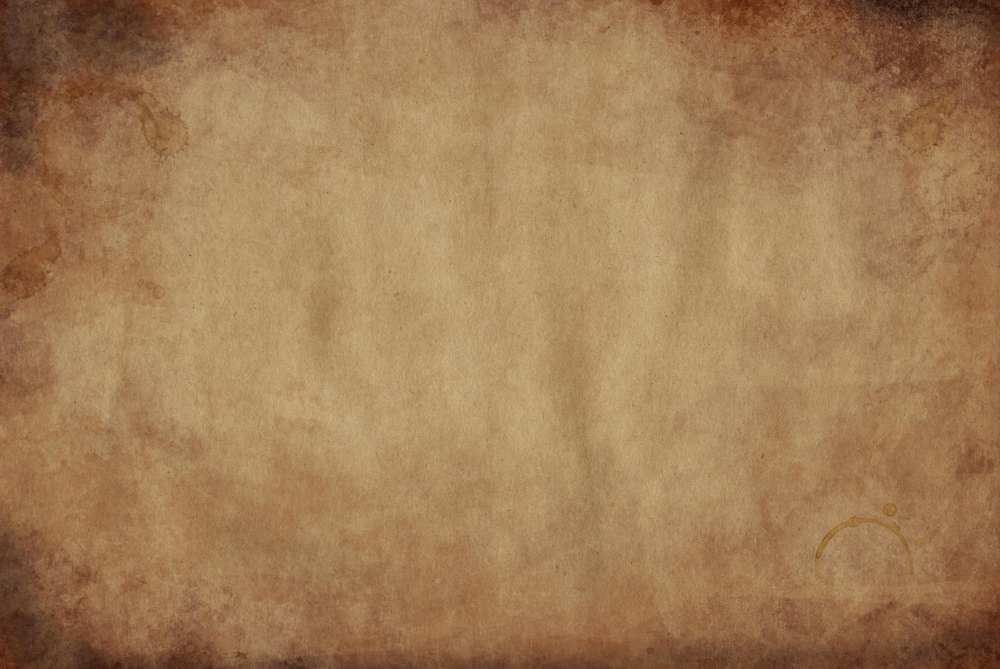
#> input picture old_paper_texture.jpg, 3000 x 2005 px (shown at 1/3 size)
$ python create_image.py
#> lines starting #> are read from the running program, lines starting #| are printed output that depends on the picture
from PIL import Image, ImageDraw, ImageFont, ImageEnhance
import os


# Wrap text to fit within bounds
def wrap_text(text, font, max_width, draw):
    words = text.split()
    lines = []
    current_line = []
    for word in words:
        test_line = ' '.join(current_line + [word])
        text_width = draw.textlength(test_line, font=font)
        if text_width <= max_width:
            current_line.append(word)
        else:
            lines.append(' '.join(current_line))
            current_line = [word]
    if current_line:
        lines.append(' '.join(current_line))
    return lines


def create_image(quote):
    img = Image.open('old_paper_texture.jpg').convert('RGB')
#> img is the input picture: PIL image 3000x2005 RGB; mean R, G, B 161.5, 125, 85.4
    #draw = ImageDraw.Draw(img)
    img = img.resize((1080, 1080))
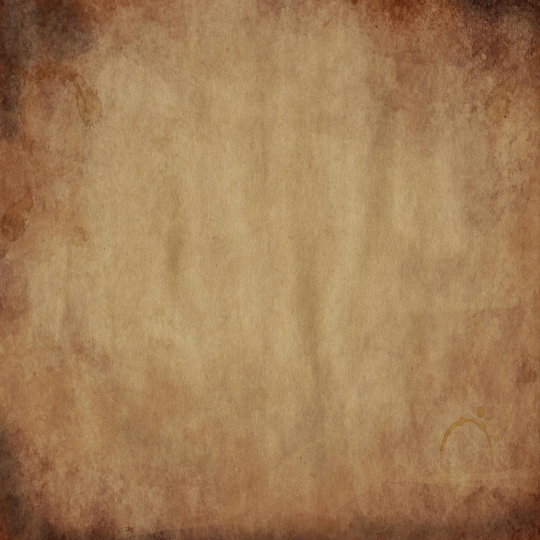
#> img: PIL image 1080x1080 RGB (shown at 1/2 size); mean R, G, B 161.5, 125, 85.4
    font_size = 60
    try:
        font = ImageFont.truetype("DejaVuSans.ttf", font_size)
    except:
        font = ImageFont.load_default()

    text_color = (50, 30, 10)  # Dark brown for vintage look

    # Create a drawable image
    combined = img.copy()
    draw = ImageDraw.Draw(combined)

    # Wrap the quote and calculate position
    max_text_width = combined.width - 100
#> max_text_width = 980
    wrapped_text = wrap_text(quote, font, max_text_width, draw)
#> wrapped_text = ['If you believe you can, you can.', "If you believe you can't, then,", "well you can't. - Celestine Chua"]

    # Calculate total text height
    text_height = sum(draw.textbbox((0, 0), line, font=font)[3] - draw.textbbox((0, 0), line, font=font)[1] for line in wrapped_text)
#> text_height = 174
    text_y = (combined.height - text_height) // 2
#> text_y = 453

    # Draw the wrapped text
    for line in wrapped_text:
        text_width = draw.textlength(line, font=font)
        text_x = (combined.width - text_width) // 2
        draw.text((text_x, text_y), line, font=font, fill=text_color)
        text_y += draw.textbbox((0, 0), line, font=font)[3] - draw.textbbox((0, 0), line, font=font)[1]
#> this loop made 3 passes
#> (line, text_width, text_x, text_y) on passes 1 to 3: ('If you believe you can, you can.', 955.5, 62, 511), ("If you believe you can't, then,", 894.9, 92, 569), ("well you can't. - Celestine Chua", 947.1, 66, 627)
#> after the loop, text_y = 627

    # Create frames with subtle flicker effect
    frames = []
    for i in range(10):
        enhancer = ImageEnhance.Brightness(combined)
        flicker = enhancer.enhance(0.95 + (i % 2) * 0.05)  # Alternates brightness
        frames.append(flicker)
#> this loop made 10 passes
#> pass 1, in create_image, `flicker = enhancer.enhance(0.95 + (i % 2) * 0.05)`:
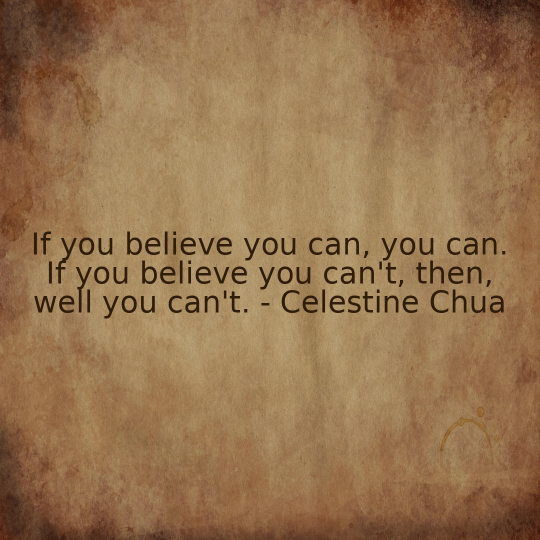
#> flicker: PIL image 1080x1080 RGB (shown at 1/2 size); mean R, G, B 149.7, 115.4, 78.3
#> after the loop, frames = 10 items

    # Save as animated GIF
    frames[0].save('vintage_quote_post.gif', save_all=True, append_images=frames[1:], duration=100, loop=0)

create_image("If you believe you can, you can. If you believe you can't, then, well you can't. - Celestine Chua")
